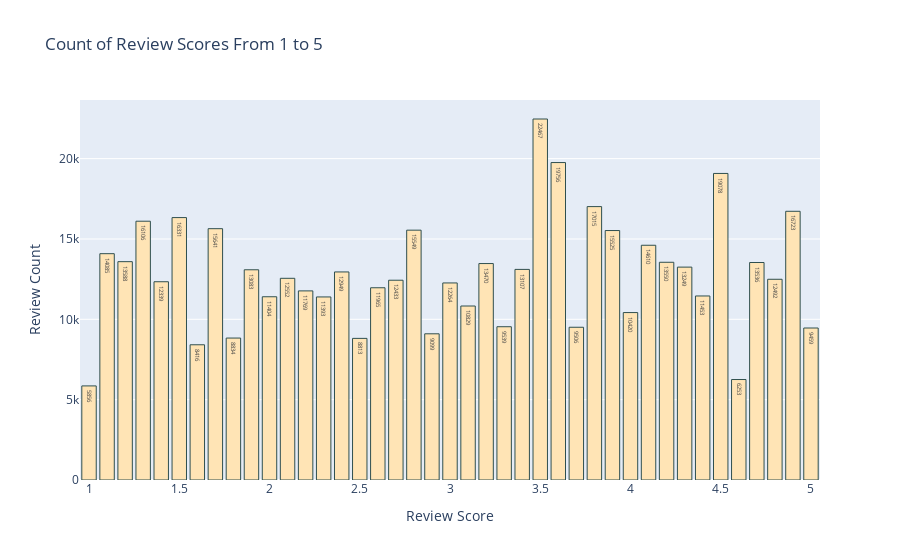

Notebook source saved alongside this figure:
### Code cell
#Graph showing the count of review score 
fig = px.bar(score, x = score.index, y = 'review_count' ,  text_auto = '.0f', 
             title = 'Count of Review Scores From 1 to 5')
fig.update_traces(marker_color = 'moccasin', marker_line_color = 'darkslategray',
                 marker_line_width = 1)
fig.update_xaxes(title = 'Review Score')
fig.update_yaxes(title = 'Review Count')
fig.update_layout(width = 900)
fig.show()

### Figure 1 — Plotly figure (JSON) as saved in the notebook; plotly's stock layout.template omitted (floating-point values rounded to 4 significant figures)
{"data": [{"alignmentgroup": "True", "hovertemplate": "review_score=%{x}<br>review_count=%{y}<extra></extra>", "legendgroup": "", "marker": {"color": "moccasin", "line": {"color": "darkslategray", "width": 1}, "pattern": {"shape": ""}}, "name": "", "offsetgroup": "", "orientation": "v", "showlegend": false, "textposition": "auto", "texttemplate": "%{y:.0f}", "type": "bar", "x": [1, 1.1, 1.2, 1.3, 1.4, 1.5, 1.6, 1.7, 1.8, 1.9, 2, 2.1, 2.2, 2.3, 2.4, 2.5, 2.6, 2.7, 2.8, 2.9, 3, 3.1, 3.2, 3.3, 3.4, 3.5, 3.6, 3.7, 3.8, 3.9, 4, 4.1, 4.2, 4.3, 4.4, 4.5, 4.6, 4.7, 4.8, 4.9, 5], "xaxis": "x", "y": [5856, 14085, 13588, 16106, 12339, 16331, 8416, 15641, 8834, 13083, 11404, 12552, 11769, 11393, 12949, 8813, 11965, 12433, 15549, 9099, 12264, 10829, 13470, 9539, 13107, 22467, 19756, 9506, 17015, 15525, 10420, 14610, 13550, 13249, 11453, 19078, 6253, 13536, 12492, 16723, 9459], "yaxis": "y"}], "layout": {"barmode": "relative", "legend": {"tracegroupgap": 0}, "title": {"text": "Count of Review Scores From 1 to 5"}, "width": 900, "xaxis": {"anchor": "y", "domain": [0, 1], "title": {"text": "Review Score"}}, "yaxis": {"anchor": "x", "domain": [0, 1], "title": {"text": "Review Count"}}}}
